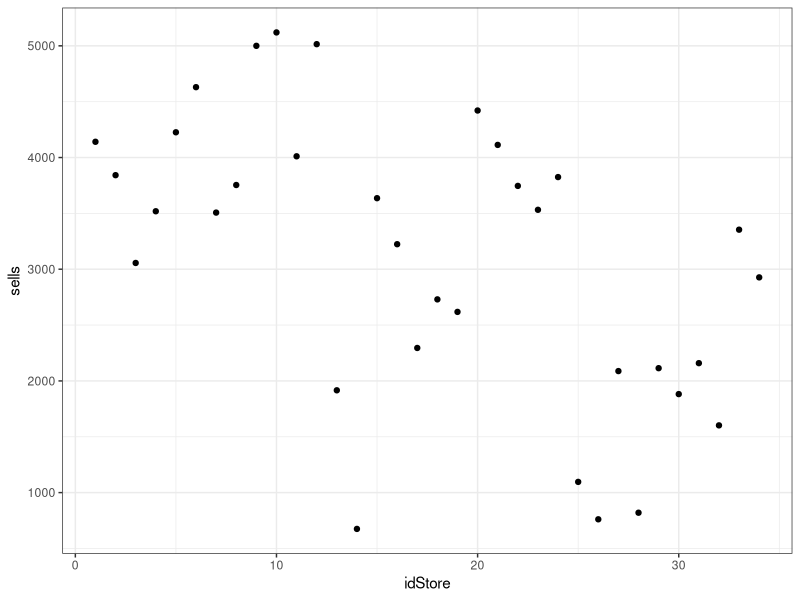
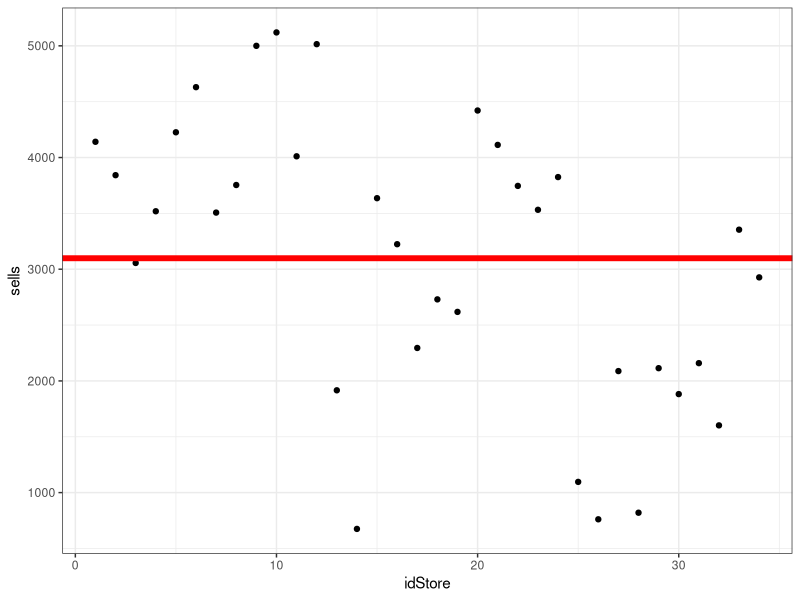
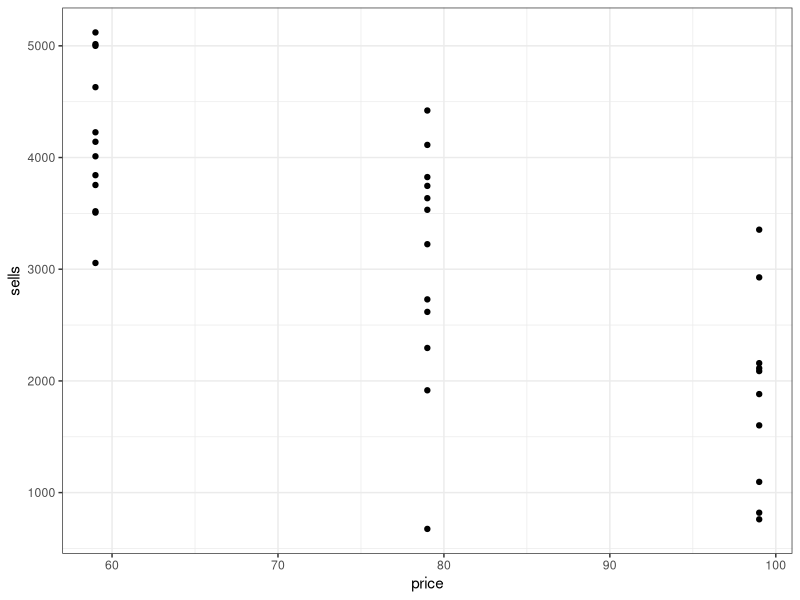
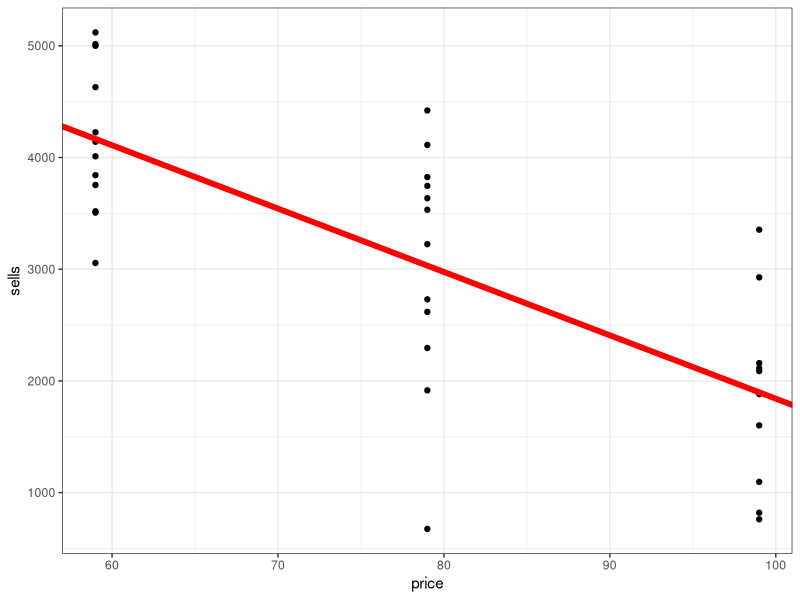
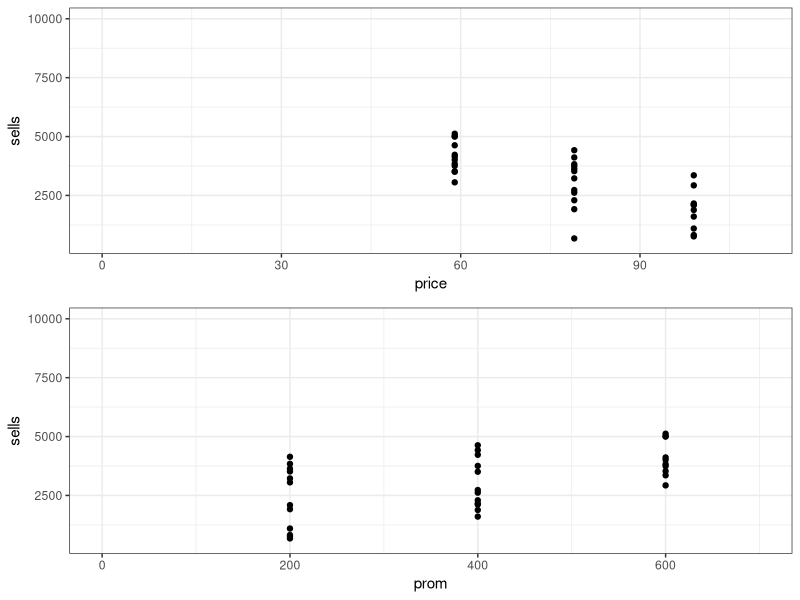
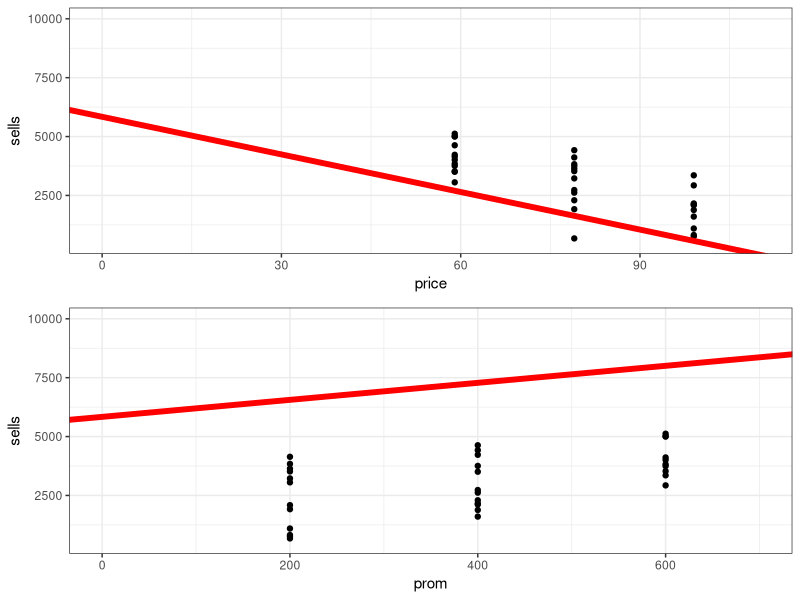
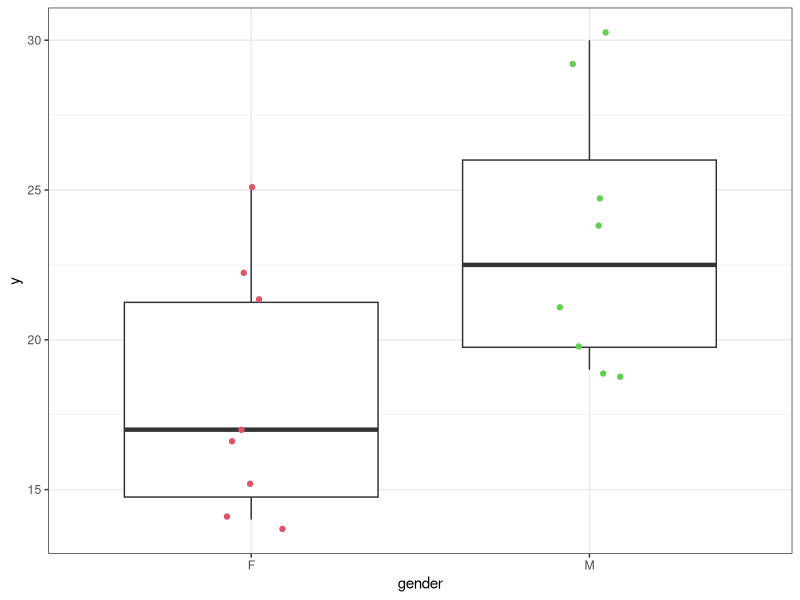
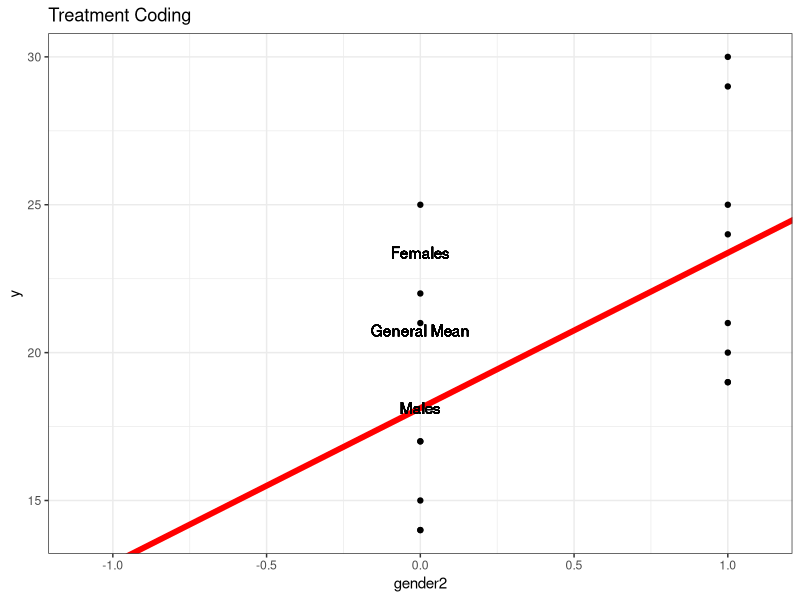

The R script that drew these images, in order:
# We have data from an energy bar manafacturer.
# These data consists in the number of sells, price, and money spent in promotional activities per shop.
# We want to build the best linear model which fit the number of sells data, considering them as a dependent variable,
# while the price and the money spent are independent variables.

library(ggplot2)
library(gridExtra)

dati <- data.frame(
  idStore = 1:34,
  sells   = c(4141,3842,3056,3519,4226,4630,3507,3754,5000,5120,4011,5015,1916,675,3636,3224,2295,2730,2618,
              4421,4113,3746,3532,3825,1096,761,2088,820,2114,1882,2159,1602,3354,2927),
  price   = c(59,59,59,59,59,59,59,59,59,59,59,59,79,79,79,79,79,79,79,79,79,79,79,79,99,99,99,99,99,99,99,99,99,99),
  prom    = c(200,200,200,200,400,400,400,400,600,600,600,600,200,200,200,200,400,400,400,400,600,
              600,600,600,200,200,200,200,400,400,400,400,600,600)
)

## taking into account just 1 beta, the intercept
(mdlIntercept = lm(sells~1,data=dati))
mean((dati$sells-mdlIntercept$fitted.values)^2)
#1532167

(g1=ggplot(dati,aes(y=sells,x=idStore))+geom_point()+theme_bw())
(g2=g1+geom_abline(intercept=mdlIntercept$coefficients,slope=0,colour="red",size=2))


## taking into account 2 betas, the intercept and the slope for the price
(mdlPrice = lm(sells~price,data=dati))
mean((dati$sells-mdlPrice$fitted.values)^2)
#704123

(g1a=ggplot(dati,aes(y=sells,x=price))+geom_point()+theme_bw())
(g2a=g1a+geom_abline(intercept=mdlPrice$coefficients[1],
                     slope=mdlPrice$coefficients[2],colour="red",size=2))


## taking into account 3 beta, the intercept and the slopes
## for the price and promotion
(mdlPriceProm = lm(sells~price+prom,data=dati))
mean((dati$sells-mdlPriceProm$fitted.values)^2)
#371204

(grid.arrange(ggplot(dati,aes(y=sells,x=price))+geom_point()+theme_bw()+
                coord_cartesian(ylim=c(500,10000),xlim=c(0,110)),
              ggplot(dati,aes(y=sells,x=prom))+geom_point()+theme_bw()+
                coord_cartesian(ylim=c(500,10000),xlim=c(0,700))))

(grid.arrange(ggplot(dati,aes(y=sells,x=price))+geom_point()+theme_bw()+
                geom_abline(intercept=mdlPriceProm$coefficients[1],slope=mdlPriceProm$coefficients[2],
                            colour="red",size=2)+
                coord_cartesian(ylim=c(500,10000),xlim=c(0,110)),
              ggplot(dati,aes(y=sells,x=prom))+geom_point()+theme_bw()+
                geom_abline(intercept=mdlPriceProm$coefficients[1],slope=mdlPriceProm$coefficients[3],
                            colour="red",size=2)+
                coord_cartesian(ylim=c(500,10000),xlim=c(0,700))))

################################################

## R functions for the "usual" linear model output

# model with just the intercept
summary(mdlIntercept)
anova(mdlIntercept)

# model with the intercept and 1 slope
summary(mdlPrice)## the t-value for price regressor is -6.134
anova(mdlPrice)## the F-value for price regressor is 37.632

# the relation between the t-value and the F value
summary(mdlPrice)$coefficients[2,3]# the t value
anova(mdlPrice)$"F value"[1]# the F value

summary(mdlPrice)$coefficients[2,3]^2==anova(mdlPrice)$"F value"[1]

summary(mdlPrice)$coefficients[2,3]^2# the squared t value
anova(mdlPrice)$"F value"[1]#the F-value

all.equal(summary(mdlPrice)$coefficients[2,3]^2,anova(mdlPrice)$"F value"[1])

# model with the intercept and other 2 slopes
summary(mdlPriceProm)
anova(mdlPriceProm)#first type ANOVA
drop1(mdlPriceProm,test="F")#third type ANOVA

###############################################

## simple linear model to see what happens with different contrast matrices
## with a 2-levels-factor

males   <- c(19, 30, 20, 19, 29, 25, 21, 24)
females <- c(25, 21, 17, 15, 14, 14, 22, 17)

y = c(males,females)
gender = factor(c(rep("M",8),rep("F",8)))
gender2 = c(1,1,1,1,1,1,1,1,0,0,0,0,0,0,0,0)# dummy coding or treatment coding
gender3 = c(1,1,1,1,1,1,1,1,-1,-1,-1,-1,-1,-1,-1,-1)# effect coding
gender4 = c(0,0,0,0,0,0,0,0,1,1,1,1,1,1,1,1)# dummy coding or treatment coding

dati = data.frame(y=y,
                  gender,
                  gender2,
                  gender3,
                  gender4)

ggplot(dati,aes(y=y,x=gender))+
  geom_boxplot(fatten=3)+theme_bw()+
  geom_jitter(width=0.1,colour=as.numeric(dati$gender)+1)

mdlG1 = lm(y~gender)
summary(mdlG1)

mdlG2<-lm(y~gender2)
summary(mdlG2)
mean(dati$y)
medie=tapply(dati$y,dati$gender,mean)

ggplot(dati,aes(y=y,x=gender2))+
  geom_point()+
  geom_abline(intercept=mdlG2$coefficients[1],
              slope=mdlG2$coefficients[2],
              colour="red",size=2)+
  geom_text(label="General Mean",x = 0, y=mean(dati$y))+
  geom_text(label="Males",x = 0, y=medie[1])+
  geom_text(label="Females",x = 0, y=medie[2])+
  theme_bw()+
  coord_cartesian(xlim=c(-1.1,1.1))+
  ggtitle("Treatment Coding")

mdlG3<-lm(y~gender3)
summary(mdlG3)
ggplot(dati,aes(y=y,x=gender3))+
  geom_point()+
  geom_abline(intercept=mdlG3$coefficients[1],
              slope=mdlG3$coefficients[2],
              colour="red",size=2)+
  geom_text(label="General Mean",x = 0, y=mean(dati$y))+
  geom_text(label="Males",x = 0, y=medie[1])+
  geom_text(label="Females",x = 0, y=medie[2])+
  theme_bw()+
  coord_cartesian(xlim=c(-1.1,1.1))+
  ggtitle("Effect Coding")

mdlG4<-lm(y~gender4)
summary(mdlG4)
ggplot(dati,aes(y=y,x=gender4))+
  geom_point()+
  geom_abline(intercept=mdlG4$coefficients[1],
              slope=mdlG4$coefficients[2],
              colour="red",size=2)+
  geom_text(label="General Mean",x = 0, y=mean(dati$y))+
  geom_text(label="Males",x = 0, y=medie[1])+
  geom_text(label="Females",x = 0, y=medie[2])+
  theme_bw()+
  coord_cartesian(xlim=c(-1.1,1.1))+
  ggtitle("Treatment Coding")

anova(mdlG1)
anova(mdlG2)
anova(mdlG3)
anova(mdlG4)

###################################################

## example with a 3-levels factor
# we want to assess if taxi drivers and/or bus drivers run faster than
# normal people. We have the nomber of meters they run in 30 seconds
set.seed(1)
dati.run = data.frame(
  y = c(rnorm(10,mean=7,sd=5),rnorm(10,mean=15,sd=3),rnorm(10,mean=11,sd=5))+rnorm(30),
  group = gl(n=3,k=10,labels=c("normalPeople","taxiDrivers","busDrivers"))
)

ggplot(dati.run,aes(y=y,x=group))+
  geom_boxplot(fatten=3)+theme_bw()+
  geom_jitter(width=0.1,colour=as.numeric(dati.run$group)+1)

medie=aggregate(y~group,data=dati.run,FUN=mean)

contrasts(dati.run$group)

# dummy contrasts
contrasts(dati.run$group) = contr.treatment(n=3,base=1)
mdl.run.CT = lm(y~group,data=dati.run)
summary(mdl.run.CT)
anova(mdl.run.CT)

dati.graph1 = subset(dati.run,group!="busDrivers")
dati.graph1$x = ifelse(dati.graph1$group=="normalPeople",0,1)
dati.graph2 = subset(dati.run,group!="taxiDrivers")
dati.graph2$x = ifelse(dati.graph2$group=="normalPeople",0,1)

grid.arrange(
  ggplot(dati.graph1,aes(y=y,x=x))+
    geom_point()+
    geom_abline(intercept=mdl.run.CT$coefficients[1],
                slope=mdl.run.CT$coefficients[2],
                colour="red",size=2)+
    geom_text(label="General Mean",x = 0, y=mean(dati.run$y))+
    geom_text(label="Normal People",x = 0, y=medie$y[1])+
    geom_text(label="Taxi Drivers",x = 0, y=medie$y[2])+
    geom_text(label="Bus Drivers",x = 0, y=medie$y[3])+
    theme_bw()+
    coord_cartesian(xlim=c(-1.1,1.1))+
    ggtitle("Treatment Coding: (Intercept) and group2 - normal people and taxi drivers"),
  ggplot(dati.graph2,aes(y=y,x=x))+
    geom_point()+
    geom_abline(intercept=mdl.run.CT$coefficients[1],
                slope=mdl.run.CT$coefficients[3],
                colour="red",size=2)+
    geom_text(label="General Mean",x = 0, y=mean(dati.run$y))+
    geom_text(label="Normal People",x = 0, y=medie$y[1])+
    geom_text(label="Taxi Drivers",x = 0, y=medie$y[2])+
    geom_text(label="Bus Drivers",x = 0, y=medie$y[3])+
    theme_bw()+
    coord_cartesian(xlim=c(-1.1,1.1))+
    ggtitle("Treatment Coding: (Intercept) and group3 - normal people and bus drivers")
  )

# dummy contrasts 2, taxi drivers as baseline
contrasts(dati.run$group) = contr.treatment(n=3,base=2)
mdl.run.CT2 = lm(y~group,data=dati.run)
summary(mdl.run.CT2)
anova(mdl.run.CT2)

# effect coding
contrasts(dati.run$group) = contr.sum(n=3)
mdl.run.EC = lm(y~group,data=dati.run)
summary(mdl.run.EC)
anova(mdl.run.EC)

tmp = subset(dati.run,group=="normalPeople")$y
dati.graph1 = data.frame(y=tmp,x=rep(1,10))

tmp = subset(dati.run,group=="taxiDrivers")$y
dati.graph2 = data.frame(y=tmp,x=rep(1,10))

grid.arrange(
  ggplot(dati.graph1,aes(y=y,x=x))+
    geom_point()+
    geom_abline(intercept=mdl.run.EC$coefficients[1],
                slope=mdl.run.EC$coefficients[2],
                colour="red",size=2)+
    geom_text(label="General Mean",x = 0, y=mean(dati.run$y))+
    geom_text(label="Normal People",x = 0, y=medie$y[1])+
    geom_text(label="Taxi Drivers",x = 0, y=medie$y[2])+
    geom_text(label="Bus Drivers",x = 0, y=medie$y[3])+
    theme_bw()+
    coord_cartesian(xlim=c(-1.1,1.1))+
    ggtitle("Treatment Coding: (Intercept) and group1 - normal people against general mean"),
  ggplot(dati.graph2,aes(y=y,x=x))+
    geom_point()+
    geom_abline(intercept=mdl.run.EC$coefficients[1],
                slope=mdl.run.EC$coefficients[3],
                colour="red",size=2)+
    geom_text(label="General Mean",x = 0, y=mean(dati.run$y))+
    geom_text(label="Normal People",x = 0, y=medie$y[1])+
    geom_text(label="Taxi Drivers",x = 0, y=medie$y[2])+
    geom_text(label="Bus Drivers",x = 0, y=medie$y[3])+
    theme_bw()+
    coord_cartesian(xlim=c(-1.1,1.1))+
    ggtitle("Treatment Coding: (Intercept) and group3 - normal people against general mean")
)

#############################################
## within-subjects

set.seed(1)
dati.within = data.frame(
  y = c(rnorm(100,mean=7,sd=5),rnorm(100,mean=15,sd=3),rnorm(100,mean=11,sd=5))+rnorm(30),
  group = gl(n=3,k=100,labels=c("baseline","pre","post")),
  subject = c(rep(1:10,10),rep(1:10,10),rep(1:10,10))
)

dat=aggregate(y~group*subject,data=dati.within,FUN=mean)

mdlBetween = lm(y~group,data=dati.within)
mdlWithin  = aov(y~group+Error(subject/group),data=dati.within)
coefficients(mdlBetween)
coefficients(mdlWithin)

mdlBetween = lm(y~group,data=dat)
mdlWithin  = aov(y~group+Error(subject/group),data=dat)
coefficients(mdlBetween)
coefficients(mdlWithin)

contrasts(dat$group)

dati.graph1 = subset(dat,group!="post")
dati.graph1$x = ifelse(dati.graph1$group=="baseline",0,1)
dati.graph2 = subset(dat,group!="pre")
dati.graph2$x = ifelse(dati.graph2$group=="baseline",0,1)

grid.arrange(
  ggplot(dati.graph1,aes(y=y,x=x))+
    geom_point()+
    geom_abline(intercept=mdlBetween$coefficients[1],
                slope=mdlBetween$coefficients[2],
                colour="red",size=2)+
    geom_abline(intercept=coefficients(mdlWithin)[[1]],
                slope=coefficients(mdlWithin)[[4]][1],
                colour="blue",size=2)+
    theme_bw()+
    coord_cartesian(xlim=c(-1.1,10),ylim=c(0,50))+
    ggtitle("Baseline vs. Pre"),
  ggplot(dati.graph2,aes(y=y,x=x))+
    geom_point()+
    geom_abline(intercept=mdlBetween$coefficients[1],
                slope=mdlBetween$coefficients[3],
                colour="red",size=2)+
    geom_abline(intercept=coefficients(mdlWithin)[[1]],
                slope=coefficients(mdlWithin)[[4]][2],
                colour="blue",size=2)+
    theme_bw()+
    coord_cartesian(xlim=c(-1.1,10),ylim=c(0,50))+
    ggtitle("Baseline vs. Post")+
    xlab("blue: within subjects, red: between subjects")
)
